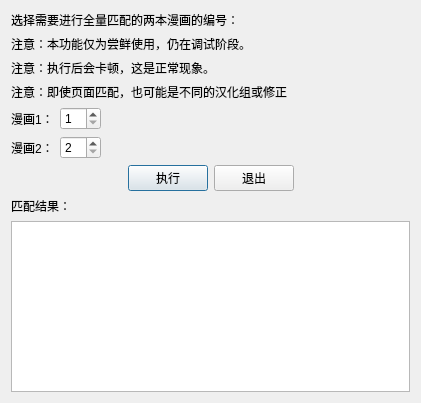
<?xml version="1.0" encoding="UTF-8"?>
<ui version="4.0">
 <class>Dialog</class>
 <widget class="QDialog" name="Dialog">
  <property name="geometry">
   <rect>
    <x>0</x>
    <y>0</y>
    <width>421</width>
    <height>403</height>
   </rect>
  </property>
  <property name="windowTitle">
   <string>全量匹配</string>
  </property>
  <layout class="QVBoxLayout" name="verticalLayout">
   <item>
    <widget class="QLabel" name="label">
     <property name="text">
      <string>选择需要进行全量匹配的两本漫画的编号：</string>
     </property>
    </widget>
   </item>
   <item>
    <widget class="QLabel" name="label_5">
     <property name="text">
      <string>注意：本功能仅为尝鲜使用，仍在调试阶段。</string>
     </property>
    </widget>
   </item>
   <item>
    <widget class="QLabel" name="label_6">
     <property name="text">
      <string>注意：执行后会卡顿，这是正常现象。</string>
     </property>
    </widget>
   </item>
   <item>
    <widget class="QLabel" name="label_7">
     <property name="text">
      <string>注意：即使页面匹配，也可能是不同的汉化组或修正</string>
     </property>
    </widget>
   </item>
   <item>
    <layout class="QHBoxLayout" name="horizontalLayout">
     <item>
      <widget class="QLabel" name="label_2">
       <property name="text">
        <string>漫画1：</string>
       </property>
      </widget>
     </item>
     <item>
      <widget class="QSpinBox" name="spinBox_comic_1">
       <property name="minimum">
        <number>1</number>
       </property>
      </widget>
     </item>
     <item>
      <spacer name="horizontalSpacer">
       <property name="orientation">
        <enum>Qt::Orientation::Horizontal</enum>
       </property>
       <property name="sizeHint" stdset="0">
        <size>
         <width>40</width>
         <height>20</height>
        </size>
       </property>
      </spacer>
     </item>
    </layout>
   </item>
   <item>
    <layout class="QHBoxLayout" name="horizontalLayout_2">
     <item>
      <widget class="QLabel" name="label_3">
       <property name="text">
        <string>漫画2：</string>
       </property>
      </widget>
     </item>
     <item>
      <widget class="QSpinBox" name="spinBox_comic_2">
       <property name="minimum">
        <number>2</number>
       </property>
      </widget>
     </item>
     <item>
      <spacer name="horizontalSpacer_2">
       <property name="orientation">
        <enum>Qt::Orientation::Horizontal</enum>
       </property>
       <property name="sizeHint" stdset="0">
        <size>
         <width>40</width>
         <height>20</height>
        </size>
       </property>
      </spacer>
     </item>
    </layout>
   </item>
   <item>
    <layout class="QHBoxLayout" name="horizontalLayout_3">
     <item>
      <spacer name="horizontalSpacer_3">
       <property name="orientation">
        <enum>Qt::Orientation::Horizontal</enum>
       </property>
       <property name="sizeHint" stdset="0">
        <size>
         <width>40</width>
         <height>20</height>
        </size>
       </property>
      </spacer>
     </item>
     <item>
      <widget class="QPushButton" name="pushButton_exec">
       <property name="text">
        <string>执行</string>
       </property>
      </widget>
     </item>
     <item>
      <widget class="QPushButton" name="pushButton_quit">
       <property name="text">
        <string>退出</string>
       </property>
      </widget>
     </item>
     <item>
      <spacer name="horizontalSpacer_4">
       <property name="orientation">
        <enum>Qt::Orientation::Horizontal</enum>
       </property>
       <property name="sizeHint" stdset="0">
        <size>
         <width>40</width>
         <height>20</height>
        </size>
       </property>
      </spacer>
     </item>
    </layout>
   </item>
   <item>
    <widget class="QLabel" name="label_4">
     <property name="text">
      <string>匹配结果：</string>
     </property>
    </widget>
   </item>
   <item>
    <widget class="QTextBrowser" name="textBrowser_match_result"/>
   </item>
  </layout>
 </widget>
 <resources/>
 <connections/>
</ui>
